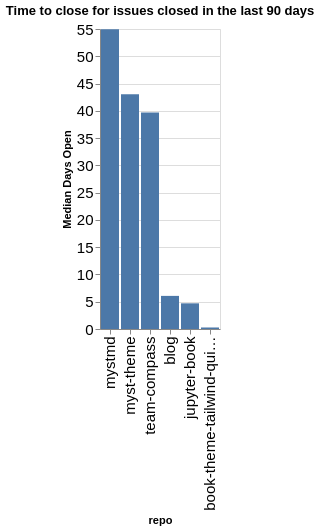

Notebook cell for this chart:
### Code cell
time_open = closed.groupby(['org', 'repo']).agg({'time_open': 'median'}).reset_index()
time_open['time_open'] = time_open['time_open'] / (60 * 60 * 24)
time_open['org/repo'] = time_open.apply(lambda a: a['org'] + '/' + a['repo'], axis=1)
sorted_vals = time_open.sort_values(['org', 'time_open'], ascending=False)['repo'].values
alt.Chart(data=time_open, title=f"Time to close for issues closed in the last {n_days} days").mark_bar().encode(
    x=alt.X('repo', sort=alt.Sort(sorted_vals.tolist())),
    y=alt.Y('time_open', title="Median Days Open"),
)

### Figure 1 — Vega-Lite specification as saved in the notebook (floating-point values rounded to 4 significant figures)
{"config": {"axisLeft": {"labelFontSize": 15}, "axisBottom": {"labelFontSize": 15}}, "data": {"name": "data-0bff875db1a836f29a9ae60442a15b3a"}, "mark": {"type": "bar"}, "encoding": {"x": {"field": "repo", "sort": ["mystmd", "myst-theme", "team-compass", "blog", "jupyter-book", "book-theme-tailwind-quickstart"], "type": "nominal"}, "y": {"field": "time_open", "title": "Median Days Open", "type": "quantitative"}}, "title": "Time to close for issues closed in the last 90 days", "$schema": "https://vega.github.io/schema/vega-lite/v5.20.1.json", "datasets": {"data-0bff875db1a836f29a9ae60442a15b3a": [{"org": "jupyter-book", "repo": "blog", "time_open": 6.07, "org/repo": "jupyter-book/blog"}, {"org": "jupyter-book", "repo": "book-theme-tailwind-quickstart", "time_open": 0.2781, "org/repo": "jupyter-book/book-theme-tailwind-quickstart"}, {"org": "jupyter-book", "repo": "jupyter-book", "time_open": 4.706, "org/repo": "jupyter-book/jupyter-book"}, {"org": "jupyter-book", "repo": "myst-theme", "time_open": 43.05, "org/repo": "jupyter-book/myst-theme"}, {"org": "jupyter-book", "repo": "mystmd", "time_open": 54.94, "org/repo": "jupyter-book/mystmd"}, {"org": "jupyter-book", "repo": "team-compass", "time_open": 39.68, "org/repo": "jupyter-book/team-compass"}]}}
